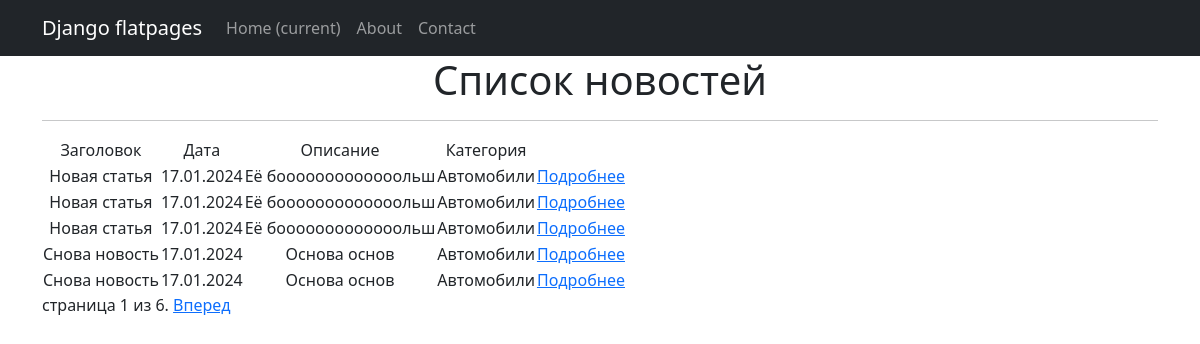
Before: /news/list/ with the older database file.
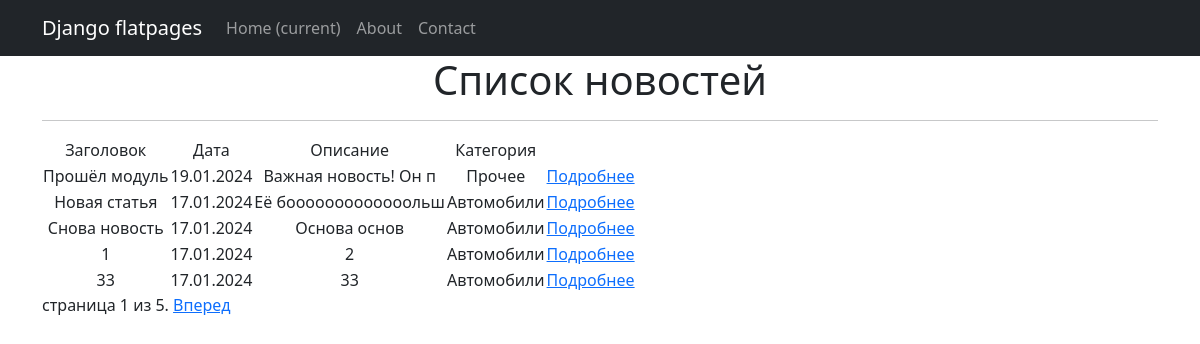
After: the same page with the newer database file.
### news/models.py (models this page shows, shortened)
class News(models.Model):
    title = models.CharField(max_length=100)
    publication_date = models.DateField()
    text = models.TextField()
    category = models.ForeignKey('Category', on_delete=models.CASCADE, default=1)

class Category(models.Model):
    name = models.CharField(max_length=100, unique=True)
    def __str__(self):
        return self.name

### news/views.py (the view)
# urls.py: path('list/', NewsList.as_view(), name='news_list'),
class NewsList(ListView):
    model = News
    template_name = 'news_list.html'
    context_object_name = 'news_list'
    ordering = ['-publication_date']
    paginate_by = 5  # указываем количество новостей на странице
    @method_decorator(cache_page(60 * 1))  # Кэширование страницы на 5 минут
    def dispatch(self, *args, **kwargs):
        return super().dispatch(*args, **kwargs)

### news/templatetags/censor.py (called while the page is built)
@register.filter(name='censor')
def censor(value):
    censored_words = ['редиска', 'Редиска', 'РЕДИСКА', 'петрушка', 'Петрушка', 'ПЕТРУШКА']  # список нежелательных слов
    for word in censored_words:
        value = value.replace(word, '*' * len(word))
    return value

### templates/news_list.html (shortened to what this page needs)
{% extends "flatpages/default.html" %}
{% load censor %}
{% load cache %}
{% block content %}
  <h1>Список новостей</h1>
  <hr>
  {% if news_list %}
    <table>
        <tr>
            <td>Заголовок</td>
            <td>Дата</td>
            <td>Описание</td>
            <td>Категория</td>
        </tr>
        {% for news in news_list %}
        <tr>
            <td>{{ news.title }}</td>
            <td>{{ news.publication_date|date:"d.m.Y" }}</td>
            <td>{{ news.text|slice:":20"|censor }}</td>
            <td>{{ news.category }}</td>
            <td><a href="{% url 'news:news_detail' pk=news.pk %}">Подробнее</a></td>
            <td>
            </td>
        </tr>
        {% endfor %}
    </table>
  {% else %}
        <h2>Новостей нет!</h2>
  {% endif%}
      {% block pagination %}
        {% if is_paginated %}
            <div class="pagination">
                <span class="page-links">
                    <span class="page-current">
                        страница {{ page_obj.number }} из {{ page_obj.paginator.num_pages }}.
                    </span>
                    {% if page_obj.has_next %}
                        <a href="{{ request.path }}?page={{ page_obj.next_page_number }}">Вперед</a>
                    {% endif %}
                </span>
            </div>
        {% endif %}
      {% endblock pagination %}
{% endblock content %}

Changed rows visible on the page:
removed News: title "Новая статья", publication_date "17.01.2024", text|censor "Её бооооооооооооольш", category "Автомобили"
removed News: title "Новая статья", publication_date "17.01.2024", text|censor "Её бооооооооооооольш", category "Автомобили"
removed News: title "Снова новость", publication_date "17.01.2024", text|censor "Основа основ", category "Автомобили"
added News: title "Прошёл модуль", publication_date "19.01.2024", text|censor "Важная новость! Он п", category "Прочее"
now on this page (row unchanged): News: title "1", publication_date "17.01.2024", text|censor "2", category "Автомобили"
now on this page (row unchanged): News: title "33", publication_date "17.01.2024", text|censor "33", category "Автомобили"
Other visible differences:
{{ page_obj.paginator.num_pages }}: "6" → "5"
